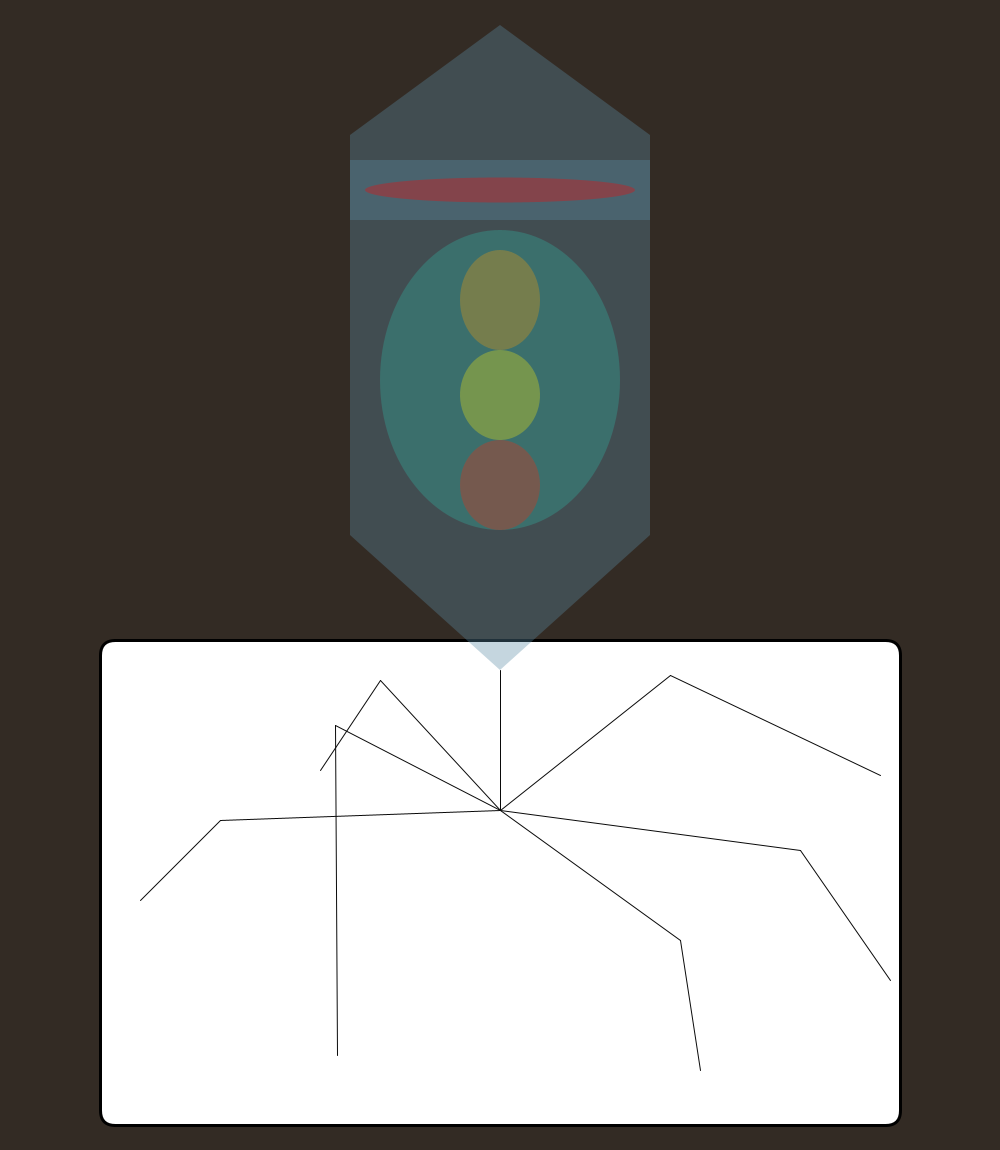
Frame 1 (no input)
Frame 60 (the mouse pressed at the canvas centre just before this capture): identical to frame 1, image omitted
Frame 120 (the mouse held since frame 60 and released just before this capture): identical to frame 1, image omitted

The Processing sketch that drew this single still picture (run headless with seeded random() and noise(); from frame 60 on, the mouse is pressed at the canvas centre):

// Processing sketch: processing_146556
// ── processing_146556.pde

//William de Oliveira Souza
//BSI 30/04/2014 turma S73
//trabalho se refera ao virus que podera atacar o Japao futuramente

void setup(){
 size(1000,1150);
 background(51, 43, 36);
 
//bandeira do japao

fill(255, 255, 255);
strokeWeight(3);
rect(100,640,800,485,15);


//corpo do virus
noStroke();
fill(91, 140, 163,90);
triangle(500,670,350,535,650,535);
rect(350,135,300,400);
triangle(500,25,350,135,650,135);
rect(350,160,300,60);  
fill(255,0,0,80);
ellipse(500,190,270,25);
fill(56, 125, 119,180);
ellipse(500,380,240,300);

//"material genetico"  
strokeWeight(1);
fill(245, 155, 10,80);
arc(500,300,80,100,0,270);
fill(245, 233, 12,80);
arc(500,395,80,90,90,270);
fill(245, 40, 12,80);
arc(500,485,80,90,80,270);


//tronco (daonde saem as patas)
  stroke(10);
  line(500,670,500,810);
//linhas das "patas"
//pata1
line(500,810,380,680);
line(380,680,320,770);
//pata2
line(500,810,670,675);
line(670,675,880,775);
//pata3
line(500,810,800,850);
line(800,850,890,980);
//pata4
line(500,810,680,940);
line(680,940,700,1070);
//pata5
line(500,810,335,725);
line(335,725,337,1055);
//pata6
line(500,810,220,820);
line(220,820,140,900);
 }
void draw(){
 
}
void mousePressed() {
//raio laser e texto do BSI e detalhe da bandeira

  fill(255,0,0);
  ellipse(500,860,200,200);
  noStroke();
 fill(255,255,255);
 textSize(40);
 text("UUUHHHH TERROR BSI!!!", 5, 802);
 fill(255,0,0);
 quad(365,190,635,190,0,870,0,740);
}

void mouseReleased(){  
//Ao soltar o mouse, as letras do BSI mudam e a cor do raio laser tbm
fill(255,255,255);
  ellipse(500,860,200,200);
 fill(255,0,0); 
 textSize(40);
 text("UUUHHHH TERROR BSI!!!", 5, 802);
 
 fill(255, 255, 255);
 quad(365,190,635,190,0,870,0,740);
}
